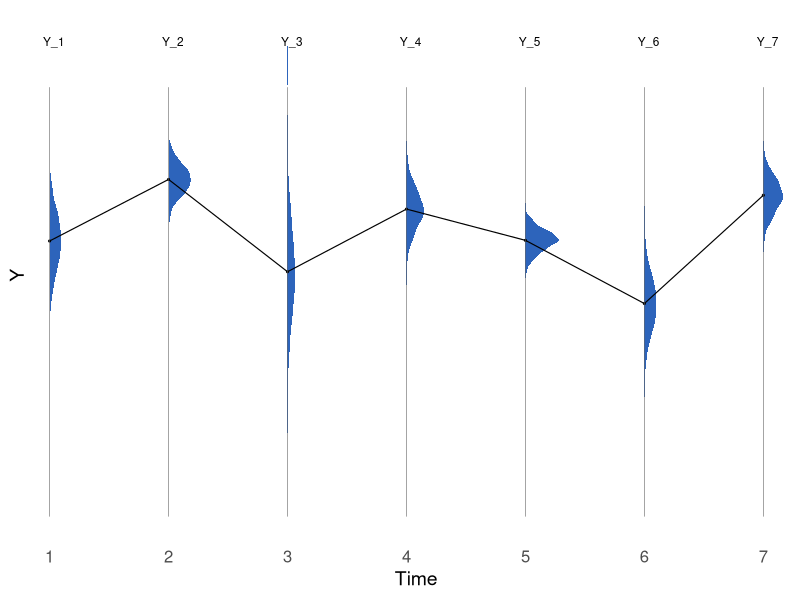

R code for this plot:
library(ggplot2)
library(dplyr)
library(purrr)

t_vals <- 1:7

set.seed(16102001)
dens_sources <- list(
  rnorm(1000, mean = 0, sd = 1),
  rnorm(1000, mean = 2, sd = 0.5),
  rnorm(1000, mean = -1, sd = 1.5),
  rnorm(1000, mean = 1, sd = 0.7),
  rnorm(1000, mean = 0, sd = 0.4),
  rnorm(1000, mean = -2, sd = 1),
  rnorm(1000, mean = 1.5, sd = 0.6)
)

expansion_factor <- 0.25

dens_list <- map(dens_sources, density)

dens_df <- map2_dfr(dens_list, t_vals, function(dens, t) {
  data.frame(
    t = t + dens$y * expansion_factor,
    y = dens$x,
    grupo = paste0("Y", t)
  )
})

mean_df <- map2_dfr(dens_sources, t_vals, function(x, t) {
  data.frame(
    t = t,
    y = mean(x)
  )
})

max_y <- max(dens_df$y - 0.5)

seg_df <- data.frame(
  x    = t_vals,
  xend = t_vals,
  y    = -9,      
  yend =  5
)

ggplot() +
  geom_polygon(data = dens_df, aes(x = t, y = y, group = grupo), 
               fill = "#1753b3", alpha = 0.9) +
  geom_line(data = mean_df, aes(x = t, y = y), color = "black", linewidth = 0.4) +
  geom_point(data = mean_df, aes(x = t, y = y), color = "black", size = 0.4) +
  
  geom_segment(data = seg_df,
               aes(x = x,
                   xend = xend,
                   y  = y,
                   yend = yend),
               colour = "grey40",
               linewidth = 0.2) +
  geom_text(data = data.frame(t = t_vals, y = max_y + 0.1),
            aes(x = t, y = y, label = paste0("Y_", t_vals)),
            vjust = 0, hjust=0.3, size = 3) + 
  scale_x_continuous(
    breaks = t_vals,
    labels = paste0(t_vals),
    expand = expansion(mult = c(0.01, 0.01))
  ) +
  labs(x = "Time", y = "Y") +
  theme_minimal(base_size = 14) +
  theme(
    panel.grid.major = element_blank(),   
    panel.grid.minor = element_blank(),  
    panel.background = element_rect(fill = "white", colour = NA),
    plot.background = element_rect(fill = "white", colour = NA),
    axis.text.x = element_text(size = 12),
    axis.text.y = element_text(size = 0),
    axis.title = element_text(size = 14)
  )

